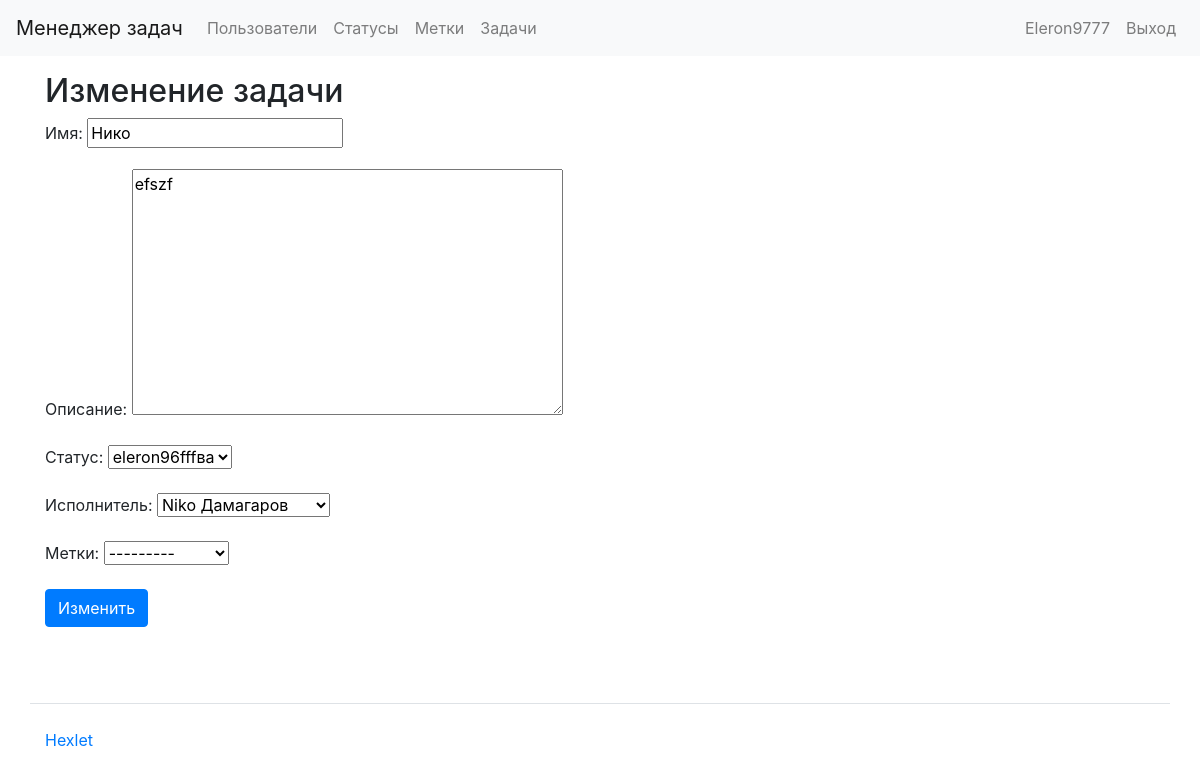
/tasks/1/update/ (signed in), run on the app's committed database.
### task_manager/users/models.py (models this page shows, shortened)
class User(AbstractUser):
    def __str__(self):
        return self.get_full_name()

### task_manager/tasks/models.py (models this page shows, shortened)
class Task(models.Model):
    name = models.CharField(max_length=100, verbose_name=_('Name'))
    description = models.TextField(verbose_name=_('Description'))
    status = models.ForeignKey(Status, on_delete=models.CASCADE, verbose_name=_('Status'))  # Link to the Status model
    author = models.ForeignKey(User, on_delete=models.CASCADE, related_name='author_tasks', verbose_name=_('Author'))  # Link to the User model
    executor = models.ForeignKey(User, on_delete=models.CASCADE, related_name='executor_tasks', verbose_name=_('Executor'))  # Link to the User model
    labels = models.ManyToManyField(
        labels,
        verbose_name=_('Labels'),
        through='TaskLabel',
        blank=True,  # используйте только blank=True, не используйте null=True для ManyToManyField
    )
    created_date = models.DateTimeField(auto_now_add=True)
    class Meta:
        app_label = 'tasks'

### task_manager/status/models.py (models this page shows)
class Status(models.Model):
    name = models.CharField(verbose_name=gettext_lazy('Name'), max_length=100)
    created_date = models.DateTimeField(auto_now_add=True)
    def __str__(self):
        return self.name
    class Meta:
        app_label = 'status'

### task_manager/labels/models.py (models this page shows)
class labels(models.Model):
    name = models.CharField(gettext_lazy('Name'), max_length=100)
    created_date = models.DateTimeField(auto_now_add=True)
    def __str__(self):
        return self.name
    class Meta:
        app_label = 'status'

### task_manager/tasks/views.py (the view)
# urls.py: path('tasks/<int:task_id>/update/', edit_tasks, name='edit_tasks'),
@login_required
def edit_tasks(request, task_id):
    task = get_object_or_404(TaskModel, id=task_id)
    if task.author != request.user:
        messages.error(request, "У вас нет прав для редактирования этой задачи")
        return redirect('tasks')
    if request.method == 'POST':
        form = TaskForm(request.POST, instance=task)
        if form.is_valid():
            form.save()
            messages.success(request, "Задача успешно обновлена")
            return redirect('tasks')
    else:
        form = TaskForm(instance=task)
    return render(request, 'tasks/edit_tasks.html',
                  {'form': form, 'task': task})

### task_manager/tasks/forms.py (shortened to what this page needs)
class TaskForm(forms.ModelForm):
    name = forms.CharField(max_length=100, label=_('Name'))
    description = forms.CharField(widget=forms.Textarea, label=_('Description'))
    status = forms.ModelChoiceField(queryset=Status.objects.all(), label=_('Status'))
    executor = forms.ModelChoiceField(queryset=User.objects.all(), label=_('Executor'))
    label = forms.ModelChoiceField(queryset=labels.objects.all(), required=False, label=_('Labels'))
    class Meta:
        model = Task
        fields = ['name', 'description', 'status', 'executor', 'label']

### task_manager/templates/tasks/edit_tasks.html (shortened to what this page needs)
{% extends "base.html" %}
{% load i18n %}
{% block content %}
<h2>{% trans "Edit Task" %}</h2>
<form method="post">
    {{ form.as_p }}
    <button type="submit" class="btn btn-primary">{% trans "Edit" %}</button>
</form>
{% endblock %}

### task_manager/templates/header.html (shortened to what this page needs)
{% load i18n %}
<nav class="navbar navbar-expand-lg navbar-light bg-light mb-3">
  <a class="navbar-brand" href="/">{% block navbar_brand %}{% trans "Task Manager" %}{% endblock %}</a>
  <div class="collapse navbar-collapse" id="navbarToggleExternalContent">
    <ul class="navbar-nav mr-auto">
      <li class="nav-item">
        <a class="nav-link" href="/users/">{% block navlink1 %}{% trans "Users" %}{% endblock %}</a>
      </li>
      {% if user.is_authenticated %}
        <li class="nav-item">
          <a class="nav-link" href="/statuses/">{% trans "Statuses" %}</a>
        </li>
        <li class="nav-item">
          <a class="nav-link" href="/labels/">{% trans "Labels" %}</a>
        </li>
        <li class="nav-item">
          <a class="nav-link" href="/tasks/">{% trans "Tasks" %}</a>
        </li>
      {% endif %}
    </ul>
    <ul class="navbar-nav">
      {% if user.is_authenticated %}
        <li class="nav-item">
          <span class="navbar-text mr-2">{{ user.username }}</span>
        </li>
        <li class="nav-item">
          <a class="nav-link" href="{% url 'logout' %}">{% trans "Logout" %}</a>
        </li>
      {% endif %}
    </ul>
  </div>
</nav>

### data on the page
User: username "Eleron9777"
Task: name "Нико", description "efszf", status "eleron96fffва", executor "Niko Дамагаров"
